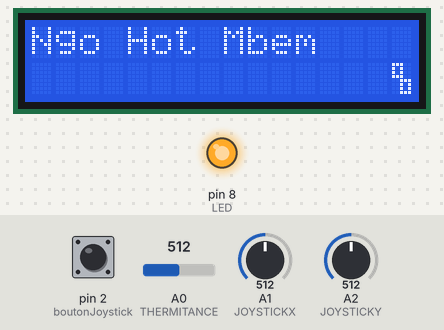
Bench run of a sketch on a simulated Arduino Uno, built with avr-gcc and run on an emulated ATmega328P. Parts: 16×2 character LCD, output pins drawn as LEDs (lit = HIGH). Inputs (shaded band) come from the test bench; at power-on: A0 (THERMITANCE) = 512, pin 2 (boutonJoystick) HIGH, A1 (JOYSTICKX) = 512, A2 (JOYSTICKY) = 512. What the sketch prints to the serial monitor is not drawn.

Above: at 1.2 s.
1.3 s: A0 (THERMITANCE) set to 486
At 4.0 s:
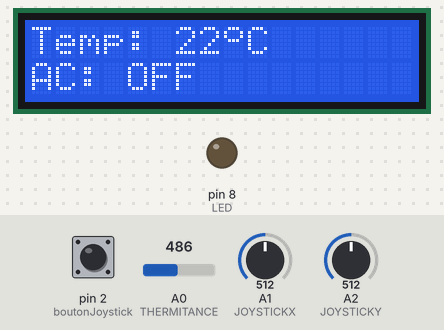
4.3 s: pin 2 (boutonJoystick) pulled LOW for 0.15 s
At 5.0 s:
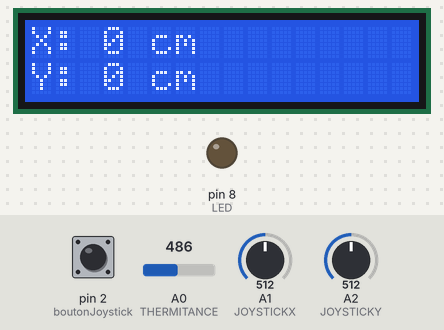
5.9 s: A1 (JOYSTICKX) set to 716
At 7.7 s:
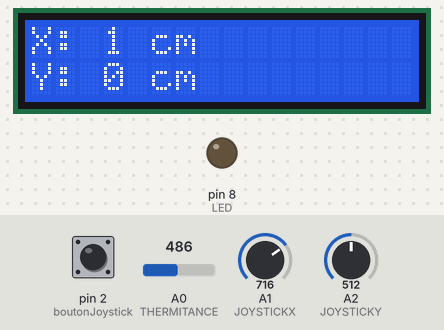
8.9 s: A2 (JOYSTICKY) set to 306
At 9.47 s:
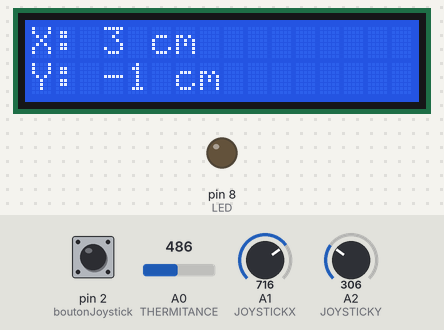
10.8 s: A1 (JOYSTICKX) set to 1023
At 11.21 s:
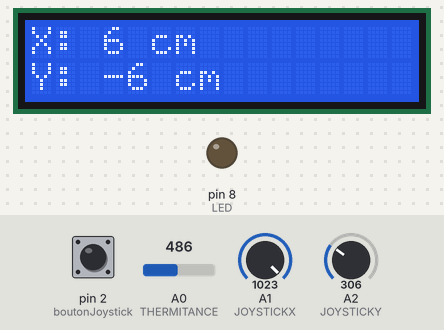
12.6 s: A0 (THERMITANCE) set to 716
At 13.21 s:
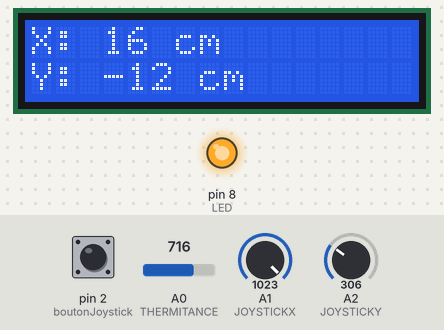
Timing chart, 0 to 15.6 s (numbered marks = the images above; inputs shaded):
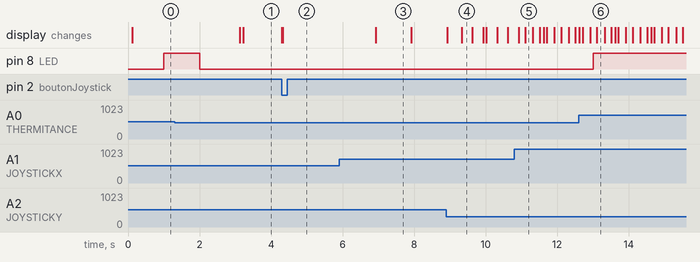

The sketch:

0sx_labo_03.ino
```cpp
#include <LCD_I2C.h>

LCD_I2C lcd(0x27, 16, 2);

const int LED = 8;
const int THERMITANCE = A0;
const int JOYSTICKX = A1;
const int JOYSTICKY = A2;
const int boutonJoystick = 2;

const float R1 = 10000;
const float c1 = 1.129148e-03, c2 = 2.34125e-04, c3 = 8.76741e-08;

int Vo;
float logR2, R2, T, Tc, Tf;
float temperature = 0.0;
int luminosite = 0;
unsigned long tempsLuminosite = 0;
bool etatLuminositePrecedent = false;

bool demarage = false;
int etatLed = LOW;
bool etatSysteme = false;

float tempMin = 24.0;
float tempMax = 25.0;

float vitesseX = 0.0;
float vitesseY = 0.0;
const float vMax = 5.0;
unsigned long dernierTempsX = 0;
unsigned long dernierTempsY = 0;
float dernierPosX = 0;
float dernierPosY = 0;

unsigned long tempsAffichage = 3000;  // 3 secondes
unsigned long dernierMomentAffiche = 0;
int pageActuelle = 1;  // 1 = capteur, 2 = position
unsigned long dernierAntiRebond = 0;
const int DELAI_ANTI_REBOND = 200;

unsigned long dernierAffichageLCD = 0;
const int INTERVALLE_LCD = 100;  // 100ms

unsigned long dernierEnvoiSerie = 0;
const int INTERVALLE_SERIE = 100;  // 100ms

// Caractères personnalisés
byte caractere1[8] = {
  B11100,
  B10100,
  B10100,
  B11100,
  B00111,
  B00101,
  B00101,
  B00111,
};

byte degre[8] = {
  B01110,
  B10001,
  B10001,
  B01110,
  B00000,
  B00000,
  B00000,
  B00000,
};

void setup() {

  pinMode(LED, OUTPUT);
  pinMode(boutonJoystick, INPUT_PULLUP);

  lcd.begin();
  lcd.backlight();
  lcd.createChar(2, caractere1);
  lcd.createChar(1, degre);

  Serial.begin(115200);

  // Initialisation des temps
  dernierTempsX = millis();
  dernierTempsY = millis();
  dernierMomentAffiche = millis();
}

void loop() {
  unsigned long tempsActuel = millis();

  lectureTemperature();
  allumeEteindLed();
  vitesseJoystick(tempsActuel);
  lecturBouton(tempsActuel);

  if (tempsActuel - dernierAffichageLCD >= INTERVALLE_LCD) {
    affichage();
    dernierAffichageLCD = tempsActuel;
  }

  if (tempsActuel - dernierEnvoiSerie >= INTERVALLE_SERIE) {
    envoiSerie();
    dernierEnvoiSerie = tempsActuel;
  }
}

void lectureTemperature() {
  static unsigned long dernierAffichageTemp = 0;
  unsigned long tempsActuel = millis();

  if (tempsActuel - dernierAffichageTemp >= 1000) {
    Vo = analogRead(THERMITANCE);
    R2 = R1 * (1023.0 / (float)Vo - 1.0);
    logR2 = log(R2);
    T = (1.0 / (c1 + c2 * logR2 + c3 * logR2 * logR2 * logR2));
    Tc = T - 273.15;
    temperature = Tc;

    luminosite = map(Vo, 0, 1023, 0, 100);
    dernierAffichageTemp = millis();
  }
}

void allumeEteindLed() {
  if (temperature > tempMax && etatLed == LOW) {
    digitalWrite(LED, HIGH);
    etatLed = HIGH;
    etatSysteme = true;
  } else if (temperature < tempMin && etatLed == HIGH) {
    digitalWrite(LED, LOW);
    etatLed = LOW;
    etatSysteme = false;
  }
}

void vitesseJoystick(unsigned long tempsActuel) {
  int lectureX = analogRead(JOYSTICKX);
  int lectureY = analogRead(JOYSTICKY);

  vitesseX = TacheDeplacementX(lectureX, tempsActuel);
  vitesseY = TacheDeplacementY(lectureY, tempsActuel);

  if (vitesseX > 100) {
    vitesseX = 100;
  }
  if (vitesseX < -100) {
    vitesseX = -100;
  }
  if (vitesseY > 100) {
    vitesseY = 100;
  }
  if (vitesseY < -100) {
    vitesseY = -100;
  }

  dernierPosX = vitesseX;
  dernierPosY = vitesseY;
}

float TacheDeplacementX(int x, unsigned long tempsActuel) {
  const float taux = 100;  // 100ms minimum entre les calculs

  if (tempsActuel - dernierTempsX < taux) {
    return dernierPosX;
  }

  float deltaT = (tempsActuel - dernierTempsX) / 1000.0;  // Conversion en secondes. le temps écoulé entre 2 mesure
  dernierTempsX = tempsActuel;

  float vitesse = map(x, 0, 1023, -vMax, vMax);
  float pos = dernierPosX + vitesse * deltaT;

  return pos;
}

float TacheDeplacementY(int y, unsigned long tempsActuel) {
  const float taux = 100;

  if (tempsActuel - dernierTempsY < taux) {
    return dernierPosY;
  }

  float deltaT = (tempsActuel - dernierTempsY) / 1000.0;
  dernierTempsY = tempsActuel;

  float vitesse = map(y, 0, 1023, -vMax, vMax);
  float pos = dernierPosY + vitesse * deltaT;

  return pos;
}

void lecturBouton(unsigned long tempsActuel) {
  static int dernierEtatBouton = HIGH;
  int lecture = digitalRead(boutonJoystick);

  if (lecture == LOW && dernierEtatBouton == HIGH && (tempsActuel - dernierAntiRebond) > DELAI_ANTI_REBOND) {

    dernierAntiRebond = tempsActuel;

    // Changer de page
    if (pageActuelle == 1) {
      pageActuelle = 2;
    } else {
      pageActuelle = 1;
    }
    lcd.clear();
  }

  dernierEtatBouton = lecture;
}

void affichage() {
  if (!demarage) {
    // Affichage de démarrage (3 secondes)
    lcd.setCursor(0, 0);
    lcd.print("Ngo Hot Mbem    ");

    lcd.setCursor(15, 1);
    lcd.write(2);

    if (millis() - dernierMomentAffiche >= tempsAffichage) {
      demarage = true;
      lcd.clear();
    }
  } else {
    // Affichage normal selon la page
    if (pageActuelle == 1) {
      // Page 1 : Température/Luminosité
      lcd.setCursor(0, 0);
      lcd.print("Temp: ");
      lcd.print((int)temperature);
      lcd.write(1);  // Symbole degré
      lcd.print("C ");

      lcd.setCursor(0, 1);
      lcd.print("AC: ");
      if (etatLed == HIGH) {
        lcd.print("ON ");
      } else {
        lcd.print("OFF");
      }
      lcd.print("    ");

    } else {
      // Page 2 : Position du monte-charge
      lcd.setCursor(0, 0);
      lcd.print("X: ");
      lcd.print((int)vitesseX);  // pour convertir en entier.
      lcd.print(" cm   ");

      lcd.setCursor(0, 1);
      lcd.print("Y: ");
      lcd.print((int)vitesseY);
      lcd.print(" cm   ");
    }
  }
}

void envoiSerie() {
  int lectureX = analogRead(JOYSTICKX);
  int lectureY = analogRead(JOYSTICKY);

  Serial.print("etd:2438400");
  Serial.print(",x:");
  Serial.print(lectureX);
  Serial.print(",y:");
  Serial.print(lectureY);
  Serial.print(",sys:");
  if (etatSysteme == true) {
    Serial.println(1);
  } else {
    Serial.println(0);
  }
}
```

Measured:
- the behaviour switches between 501 and 500 on A0 (THERMITANCE) (found by bisection; images 0 and 1)
- after the input at 1.3 s, pin 8 (LED): HIGH → LOW after 0.70 s; the display: first differs from a run without the input after 1.9 s (image 1)
- after the input at 4.3 s, the display: first changes at once (image 2 shows a later state)
- after the input at 5.9 s, the display: changes after 1.0 s (image 3)
- after the input at 12.6 s, pin 8 (LED): LOW → HIGH after 0.40 s
- what the display in image 3 shows lasts 1.0 s, from 6.9 s to 7.9 s
